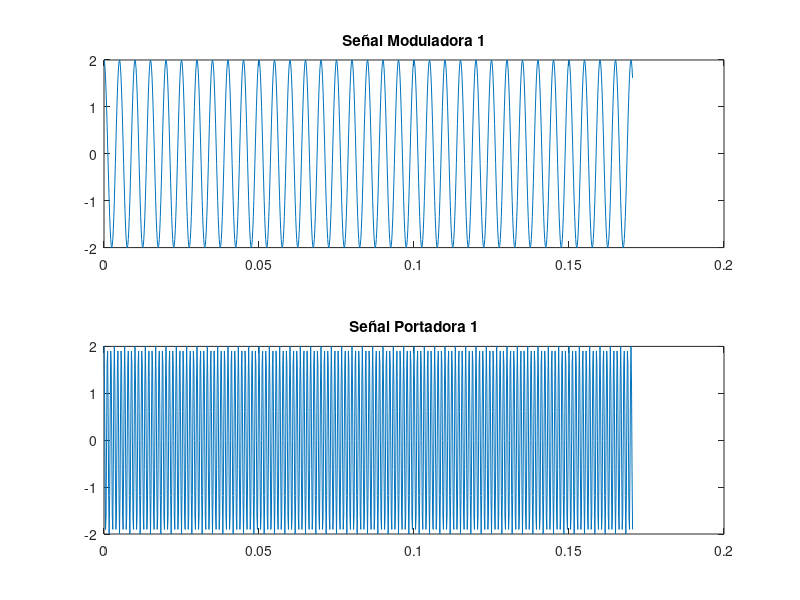

This figure's MATLAB source: (Note: this script raises an error after producing the figure.)
N=1024;
Fs=2*3000;
Ts=1/Fs;
t=(0: N-1)*Ts;

%Señal Moduladora 1 
%M1=0.5;
F_mod1=200;
A_mod1=2;
S_mod1=A_mod1*cos(2*pi*F_mod1*t);
figure(1)
subplot(2,1,1); 
plot(t, S_mod1)
title("Señal Moduladora 1");

%Señal Portadora 1
%A_port=A_mod/M;
A_port1=2;
F_port1=900;
S_port1=A_port1*cos(2*pi*F_port1*t);
figure(1)
subplot(2,1,2); 
plot(t, S_port1)
title("Señal Portadora 1");

%Modulación AM 1 
AM1=ammod(S_mod1, F_port1, Fs, 0, A_port1);
figure(2)
plot(t, AM1)
title("Señal Modulada 1")

%Espectro
Y=fft(AM1);
P2 = abs(Y/N);
P1 = P2(1:N/2+1);
P1(2:end-1) = 2*P1(2:end-1);
f = Fs*(0:(N/2))/N;
figure(7)
plot(f,P1) 
title("Single-Sided Amplitude Spectrum of S(t)")
xlabel("f (Hz)")
ylabel("|P1(f)|")

%Primera señal modulada AM en el tiempo y espectro. 

%Señal Moduladora 2 
%M2=0.5;
F_mod2=200;
A_mod2=5;
S_mod2=A_mod2*cos(2*pi*F_mod2*t);
figure(3)
subplot(2,1,1); 
plot(t, S_mod2)
title("Señal Moduladora 2");

%Señal Portadora 2
%A_port=A_mod/M;
A_port2=2;
F_port2=2300;
S_port2=A_port2*cos(2*pi*F_port2*t);
figure(3)
subplot(2,1,2); 
plot(t, S_port2)
title("Señal Portadora 2");

%Modulación AM 2 
AM2=ammod(S_mod2, F_port2, Fs, 0, A_port2);
figure(4)
plot(t, AM2)
title("Señal Modulada 2")

%MULTIPLEXACIÓN DE SEÑALES
Suma=AM1+AM2+2*cos(2*pi*200*t);
figure(5)
plot(t,Suma)
title("Señal Sumada AM")



%Espectro
Y=fft(AM1);
P2 = abs(Y/N);
P1 = P2(1:N/2+1);
P1(2:end-1) = 2*P1(2:end-1);
f = Fs*(0:(N/2))/N;
figure(6)
plot(f,P1) 
title("Single-Sided Amplitude Spectrum of S(t)")
xlabel("f (Hz)")
ylabel("|P1(f)|")


%Espectro
Y=fft(Suma);
P2 = abs(Y/N);
P1 = P2(1:N/2+1);
P1(2:end-1) = 2*P1(2:end-1);
f = Fs*(0:(N/2))/N;
figure(7)
plot(f,P1) 
title("Single-Sided Amplitude Spectrum of Suma(t)")
xlabel("f (Hz)")
ylabel("|P1(f)|")



%--------------Modulacion FM----------------------

m = Suma; %mensaje a modular

fDev = 30;
 
fc_fm = 2500;
Fs_fm=2*fc_fm;
Ts_fm=1/Fs_fm;
mi=2;
t2 = (0: N-1)*Ts_fm;
 
s_fm = fmmod(m,fc_fm,Fs_fm,fDev);
% figure(8)
% plot(t, s_fm)
%xlabel('Time (s)')
%ylabel('Amplitude')
% legend('Modulated Signal')


fm_demod = fmdemod(s_fm,fc_fm,Fs_fm,fDev);

%Espectro SeÃ±al modulada FM
Y=fft(s_fm);
P2 = abs(Y/N);
P1 = P2(1:N/2+1);
P1(2:end-1) = 2*P1(2:end-1);
f = Fs_fm*(0:(N/2))/N;
figure(10)
plot(f,P1) 
title("Single-Sided Amplitude Spectrum of señal FM modulada")
xlabel("f (Hz)")
ylabel("|P1(f)|")
 
 
 
 
%Espectro SeÃ±al demodulada FM
Y=fft(fm_demod);
P2 = abs(Y/N);
P1 = P2(1:N/2+1);
P1(2:end-1) = 2*P1(2:end-1);
f = Fs*(0:(N/2))/N;
figure(11)
plot(f,P1) 
title("Single-Sided Amplitude Spectrum of señal FM demodulada")
xlabel("f (Hz)")
ylabel("|P1(f)|")
 
% figure(11)
% plot(t,m,'c',t,fm_demod,'b--')
% xlabel('Time (s)')
% ylabel('Amplitude')
% legend('Moduladora','Demodulacion FM')


%Filtros AM-------------------------------------------------------

%Filtrado de señal media
Wpass=[600 1100]; %200 de cada lado
FiltradoBP=bandpass(fm_demod,Wpass,Fs);
Y=fft(FiltradoBP);
P2 = abs(Y/N);
P1 = P2(1:N/2+1);
P1(2:end-1) = 2*P1(2:end-1);
f = Fs*(0:(N/2))/N;
figure(12)
subplot(2,1,1);
plot(f,P1) 
title("Filtrado despues de paso banda")
xlabel("f (Hz)")
ylabel("|P1(f)|")
figure(12)
subplot(2,1,2);
plot(t,FiltradoBP);
title("Señal media filtrada en el tiempo")

%Filtrado de señal baja
FiltradoLP=bandpass(fm_demod,[190 250],Fs);
Y=fft(FiltradoLP);
P2 = abs(Y/N);
P1 = P2(1:N/2+1);
P1(2:end-1) = 2*P1(2:end-1);
f = Fs*(0:(N/2))/N;
figure(13)
subplot(2,1,1);
plot(f,P1) 
title("Filtrado despues de paso bajo")
xlabel("f (Hz)")
ylabel("|P1(f)|")
figure(13)
subplot(2,1,2);
plot(t,FiltradoLP);
title("Señal baja filtrada en el tiempo")

%Filtrado de señal alta
FiltradoHP=bandpass(fm_demod,[2100 2500],Fs);
Y=fft(FiltradoHP);
P2 = abs(Y/N);
P1 = P2(1:N/2+1);
P1(2:end-1) = 2*P1(2:end-1);
f = Fs*(0:(N/2))/N;
figure(14)
subplot(2,1,1);
plot(f,P1) 
title("Filtrado despues de paso alto")
xlabel("f (Hz)")
ylabel("|P1(f)|")
figure(14)
subplot(2,1,2);
plot(t,FiltradoHP);
title("Señal alta filtrada en el tiempo")

%Demodulación AM --------------------------------------------------

%Demodulado señal media
demod_BP=amdemod(FiltradoBP,900,Fs);
figure(15)
subplot(2,1,1);
plot(t,demod_BP)
title("SEÑAL BP DEMODULADA DESPUES DE FILTRO")
Y=fft(demod_BP);
P2 = abs(Y/N);
P1 = P2(1:N/2+1);
P1(2:end-1) = 2*P1(2:end-1);
f = Fs*(0:(N/2))/N;
figure(15)
subplot(2,1,2);
plot(f,P1) 
title("ESPECTRO DEMODULADA BP")
xlabel("f (Hz)")
ylabel("|P1(f)|")

%Demodulado señal alta
demod_HP=amdemod(FiltradoHP,2302.73,Fs);
figure(16)
subplot(2,1,1);
plot(t,demod_HP)
title("SEÑAL HP DEMODULADA DESPUES DE FILTRO")
Y=fft(demod_HP);
P2 = abs(Y/N);
P1 = P2(1:N/2+1);
P1(2:end-1) = 2*P1(2:end-1);
f = Fs*(0:(N/2))/N;
figure(16)
subplot(2,1,2);
plot(f,P1) 
title("ESPECTRO DEMODULADA HP")
xlabel("f (Hz)")
ylabel("|P1(f)|")

%Señal Baja no se demodula porque esta en banda base